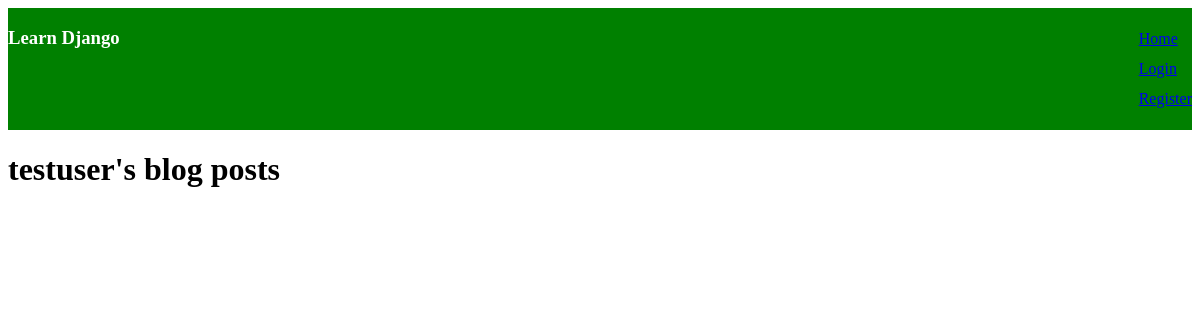
The page /user/testuser on the database as committed earlier.
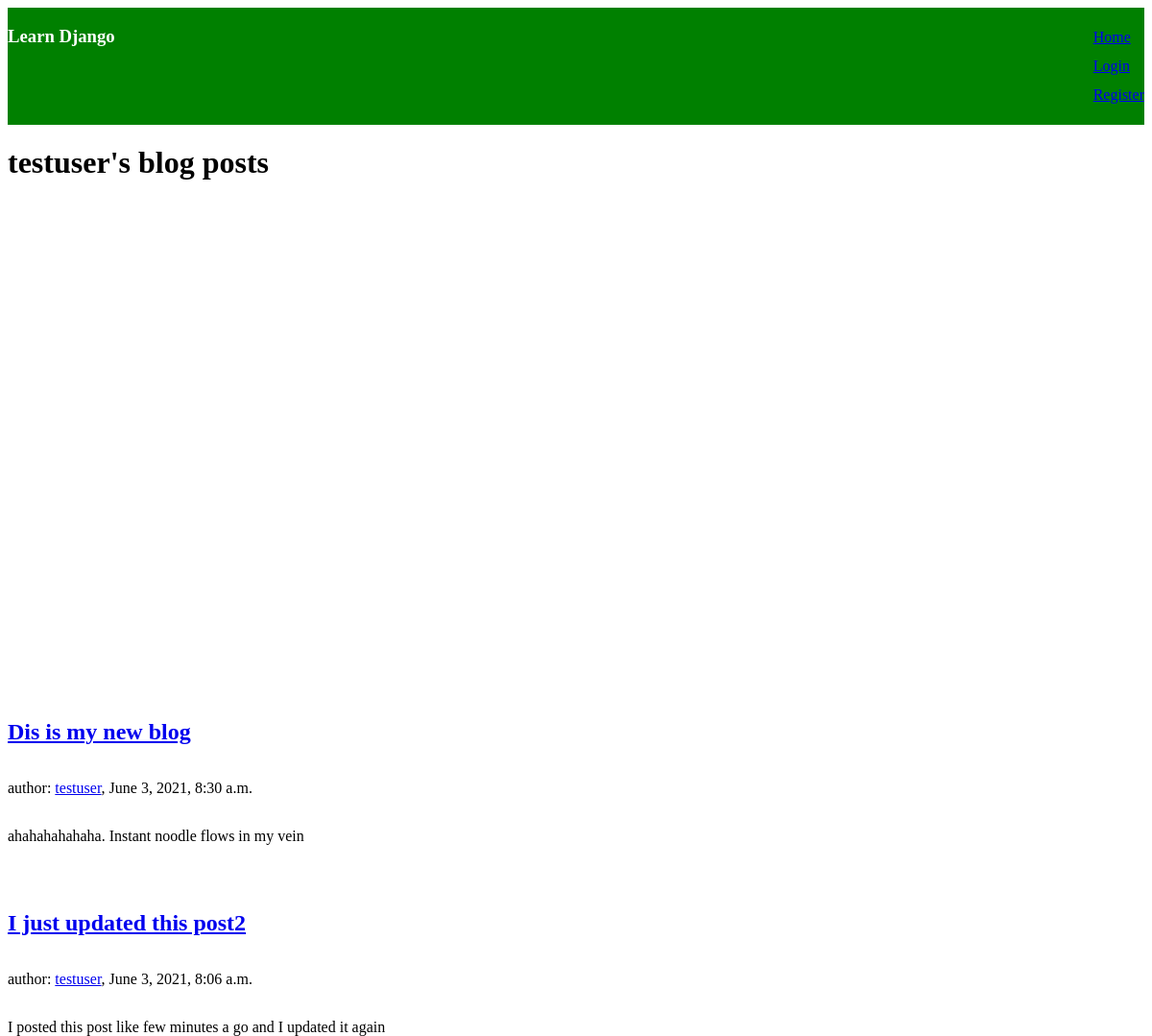
The same page on the database as committed later.
### blog/models.py (models this page shows, shortened)
class Post(models.Model):
    title = models.CharField(max_length=100)
    content = models.TextField()
    date_posted = models.DateTimeField(default=timezone.now)
    author = models.ForeignKey(User, on_delete=models.CASCADE)

### blog/views.py (the view)
# urls.py: path('user/<str:username>', UserPostListView.as_view(), name='user-posts'),
class UserPostListView(ListView):
    model = Post
    template_name = 'blog/user_posts.html'
    context_object_name = 'posts'
    paginate_by = 4
    def get_queryset(self):
        user = get_object_or_404(User, username=self.kwargs.get('username'))
        return Post.objects.filter(author=user).order_by('-date_posted')

### blog/templates/blog/user_posts.html (shortened to what this page needs)
{% extends "blog/base.html" %}
{% block content %}
<h1>{{ view.kwargs.username }}'s blog posts</h1>
    {% for post in posts %}
    <h2><a href="{% url 'post-detail' post.id %}">{{ post.title }}</a></h1>
    <p>author: <a href="{% url 'user-posts' post.author.username %}">{{ post.author }}</a>, {{ post.date_posted }} </p>
        <p>{{ post.content }}<p>
    {% endfor %}
{% endblock content %}

Rows that differ between the two databases and show on the page:
added Post: title "Dis is my new blog", author "testuser", date_posted "June 3, 2021, 8:30 a.m.", content "ahahahahahaha. Instant noodle flows in my vein"
added Post: title "I just updated this post2", author "testuser", date_posted "June 3, 2021, 8:06 a.m.", content "I posted this post like few minutes a go and I updated it again"
